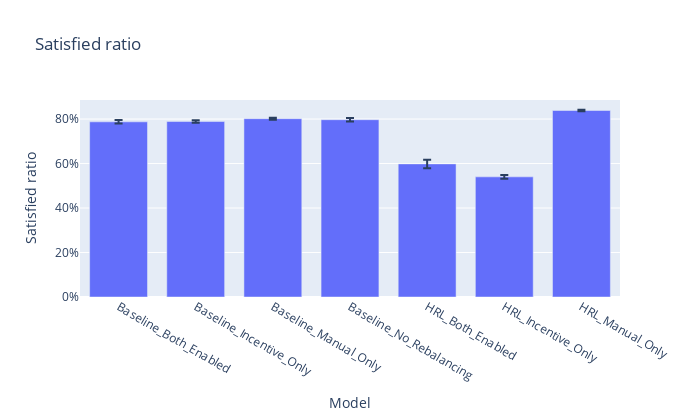

The notebook cell saved with this chart:
### Code cell
plot_fleet_barchart(full_results[full_results['fleet_size'] == 900], 'mean_satisfied_ratio').show()

### Figure 1 — Plotly figure (JSON) as saved in the notebook; plotly's stock layout.template omitted (floating-point values rounded to 4 significant figures)
{"data": [{"error_y": {"array": [0.007757, 0.005875, 0.00436, 0.008036, 0.01905, 0.007976, 0.002923], "type": "data", "visible": true}, "type": "bar", "x": ["Baseline_Both_Enabled", "Baseline_Incentive_Only", "Baseline_Manual_Only", "Baseline_No_Rebalancing", "HRL_Both_Enabled", "HRL_Incentive_Only", "HRL_Manual_Only"], "y": [0.7876, 0.7889, 0.8017, 0.7972, 0.5985, 0.5401, 0.8385]}], "layout": {"bargap": 0.25, "height": 420, "title": {"text": "Satisfied ratio"}, "width": 700, "xaxis": {"title": {"text": "Model"}}, "yaxis": {"tickformat": ".0%", "title": {"text": "Satisfied ratio"}}}}
